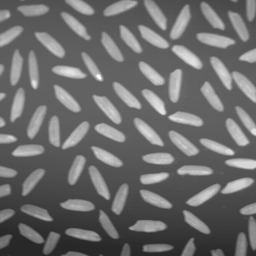
#> input picture TIM/TP/TP9/rice.tif, 256 x 256 px, found by its file name
$ jupyter execute TP9_correction.ipynb
#> lines starting #> are read from the running program, lines starting #| are printed output that depends on the picture; after the words box and inside, x2 and y2 are one past the last pixel; in counts of white or black regions, pixels touching at a corner belong together
# TIM - TP8 : Récapitulatif des séances pratiques + Examen Blanc

Aujourd'hui, la séance est 2 parties et est faite pour vous préparer à l'examen pratique en janvier. Ce TP n'est pas à rendre non plus : en 4A, vous êtes grands, donc je vous laisse décider pour vous.

Un dépôt sera disponible et vous pourrez déposer votre TP si vous voulez un retour perso sur le travail effectué (en fonction du temps que je pourrais y consacrer...).

C'est parti !

### Comptage de grains de riz (oui, on part sur une application très utile dans la vie...)

Eh oui, le but de cet exercice est de compter le nombre de grains de riz dans une image. Pour cela, l'exercice est décomposé en 3 parties :
- Le développement de l'algorithme de binarisation avec seuil automatique (Otsu)
- Le comptage de grains de riz et l'analyse du résultat obtenu
- Les propositions et implémentations de solutions pour améliorer le résultat précédemment obtenu.

### Partie 1 : Binarisation

Une fonction de binarisation vise à transformer une image en niveaux de gris en une image binaire. Dans la plupart des méthodes, les pixels dont les niveaux de gris sont inférieurs à une valeur seuil sont transformés en pixels noirs dans l'image résultat alors que les
autres sont transformés en pixels blancs. Mais comment choisir le meilleur seuil pour une
image donnée ?

Il existe plusieurs méthodes dans la littérature permettant de déterminer automatiquement le seuil de binarisation. Une des plus connues est la méthode d'Otsu proposée en 1979. Cette méthode a pour hypothèse que les pixels se répartisse en 2 classes (objet et fond), relativement bien distinctes dans l'histogramme.

#### a) Le principe de l'algorithme d'Otsu

On considère une image $I$ de taille $l \times h$ dont les niveaux de gris appartiennent à $[0,L]$. On appelle $h$ l'histogramme d'amplitude défini de telle sorte que $h(n)$ donne le nombre de pixels de $I$ dont le niveau de gris vaut $n$.

La probabilité $p(n)$ a priori d'un niveau de gris $n$ est alors définie par
\begin{equation*}
    p(n) = \frac{h(n)}{l.h}
\end{equation*}

La fonction $p(x)$ est alors une densité de probabilité. En effet, on peut alors vérifier que
\begin{equation*}
    \sum_{n=0}^{L} p(n) = 1
\end{equation*}

Il est alors possible de déterminer la moyenne et la variance des niveaux de gris.
\begin{equation*}
    \mu = \sum_{n=0}^{L}n.p(n)
\end{equation*}

\begin{equation*}
    \sigma^2 = \sum_{n=0}^{L}(n-\mu)^2 p(n)
\end{equation*}

La méthode d'Otsu repose sur l'hypothèse que les pixels de l'image appartiennent à deux classes $C_{1}$ et $C_{2}$. Si on décide que les pixels appartiennent à $C_{1}$ si leur niveau est inférieur ou égal à t et appartiennent à $C_{2}$ sinon, on peut calculer la probabilité a priori de $C_{1}$ et $C_{2}$.
\begin{equation*}
    P(C_{1}) = \sum_{n=0}^{t} p(n)
\end{equation*}
\begin{equation*}
    P(C_{2}) = \sum_{n=t+1}^{L} p(n)
\end{equation*}

Les moyennes et variances des niveaux de gris de $C_{1}$ et $C_{2}$ sont alors donnés par
\begin{equation*}
    \mu_{C_{1}} = \frac{\sum_{n=0}^{t} n.p(n)}{P(C_{1})}
\end{equation*}
\begin{equation*}
    \mu_{C_{2}} = \frac{\sum_{n=t+1}^{L} n.p(n)}{P(C_{2})}
\end{equation*}
\begin{equation*}
    \sigma^2_{C_{1}} = \frac{\sum_{n=0}^{t}(n-\mu_{C_{1}})^2 p(n)}{P(C_{1})}
\end{equation*}
\begin{equation*}
    \sigma^2_{C_{2}} = \frac{\sum_{n=t+1}^{L}(n-\mu_{C_{2}})^2 p(n)}{P(C_{2})}
\end{equation*}

On montre que
\begin{equation*}
    \mu = \mu_{C_{1}}.P(C_{1})+\mu_{C_{2}}.P(C_{2})
\end{equation*}

Par ailleurs, on appelle $\sigma^2_{intra}$ la variance intraclasse et $\sigma^2_{inter}$ la variance interclasse définies par
\begin{equation*}
    \sigma^2_{intra} = P(C_{1})\sigma^2_{C_{1}} + P(C_{2})\sigma^2_{C_{2}}
\end{equation*}

\begin{equation*}
    \sigma^2_{inter} = P(C_{1})(\mu_{C_{1}}-\mu)^2+P(C_{2})(\mu_{C_{2}}-\mu)^2
\end{equation*}

On montre que
\begin{equation*}
    \sigma^2 = \sigma^2_{intra} + \sigma^2_{inter}
\end{equation*}

$\sigma^2$, la variance des niveaux de gris de l'image, est indépendante du seuil de binarisation. En revanche, $\sigma^2_{intra}$ et $\sigma^2_{inter}$ dépendent de la séparation en classes. Selon Otsu, la séparation optimale est obtenue en minimisant la variance intraclasse et en maximisant la variance interclasse. Or la somme de ces deux variances est constante, de ce fait, maximiser la variance interclasse est équivalent à minimiser la variance intraclasse. Le seuil idéal est alors obtenu pour le maximum de $\sigma^2_{inter}$ ou pour le minimum de $\sigma^2_{intra}$.
Toutes les valeurs de seuil possibles sont parcourues, et à chaque valeur possible, on calcule la variance $\sigma^2_{intra}$ ou la variance $\sigma^2_{inter}$, au choix, et on choisit le seuil $t$ tel que ces variances sont max ou min :

\begin{equation*}
    t_{opt} = arg \min_{t \in [0,255]} \sigma^2_{intra}(t) = arg \max_{t \in [0,255]} \sigma^2_{inter}(t)
\end{equation*}

#### b) L'algorithme d'Otsu en détail

C'est bien beau tout ce discours sur ce qu'est l'algorithme d'Otsu, mais on l'implémente comment ?

Pour cela, on va tout simplement calculer la variance interclasse pour toutes les valeurs de seuils possibles (allant du niveau de gris **minimum** actuel de l'image au niveau de gris **maximum** actuel de l'image).

**1)** Commencez déjà par implémenter une fonction permettant d'obtenir l'histogramme des niveaux de gris d'une image. On considèrera que notre image est de type uint8.

[cell 1]
import numpy as np
from matplotlib import pyplot as plt
import cv2

[cell 2]
# A compléter
# Fonction d'histogramme des niveaux de gris d'une image
def histogram(image,L):
    hist = np.zeros((L),dtype=np.uint64)
    val_unique = np.unique(image)
    for i in val_unique:
        hist[i] = np.sum(image==i)
    return hist

**2)** Maintenant, créez une fonction calculant la probabilité qu'un pixel soit de valeur n dans notre image.

[cell 3]
# A compléter
# Fonction de calcul de la probabilité
def proba(histogramme,n):
    return histogramme[n]/np.sum(histogramme)

**3)** On continue avec des fonctions assez simples. Tout de suite : l'implémentation du calcul de $\mu$ à partir de l'histogramme.

[cell 4]
# Calcul de mu
def mu(histogramme):
    return np.sum([i*proba(histogramme,i) for i in range(0,histogramme.size)])

**4)** Implémentez ensuite une fonction de calcul de la variance interclasse d'une image à un seuil t donné.

[cell 5]
# A compléter
# Fonction de calcul de la variance interclasse
def var_interclasse(histogramme,t,L,img_mu):
    # Calcul de P(C1) et P(C2)
    P_C1 = np.sum([proba(histogramme,i) for i in range(0,t+1)])
    P_C2 = np.sum([proba(histogramme,i) for i in range(t+1,L)])

    # Calcul de mu_C1 et mu_C2
    mu_C1 = np.sum([i*proba(histogramme,i) for i in range(0,t+1)])/P_C1
    mu_C2 = np.sum([i*proba(histogramme,i) for i in range(t+1,L)])/P_C2

    # Calcul de la variance interclasse
    return P_C1*np.power(mu_C1-img_mu,2)+P_C2*np.power(mu_C2-img_mu,2)

**5)** Maintenant, implémentez tout simplement la fonction de détermination du seuil automatique.

[cell 6]
# A compléter
# Fonction de détermination du seuil
def find_seuil(image):
    # Calcul de l'histogramme
    histogramme = histogram(image,256)

    # Calcul de la moyenne mu
    image_mu = mu(histogramme)

    # Calcul de la variance interclasse pour chaque seuil possible
    var_inter = np.zeros(256,dtype=np.float64)
    for i in range(image.min(),image.max()):
        var_inter[i] = var_interclasse(histogramme,i,256,image_mu)

    # Calcul du seuil maximisant la variance interclasse
    return np.argmax(var_inter)

**6)** On finit par implémenter la fonction de binarisation Otsu

[cell 7]
# A compléter
# Fonction de binarisation Otsu
def bin_otsu(image):
    seuil = find_seuil(image)
    return 255*(image>=seuil).astype(np.uint8),seuil

**7)** Importez l'image rice.tif et affichez la

[cell 8]
# A compléter
# Import et affichage de l'image rice.tif

import numpy as np
import cv2
import matplotlib.pyplot as plt

rice = cv2.imread('../Base_images/rice.tif',0)
#> rice is the input picture: shape (256, 256); min 40, max 255, mean 108.7
plt.subplots(1,1,figsize=(10,10))
plt.imshow(rice,'gray',vmin=0,vmax=255)
plt.show()

**8)** Appliquez la binarisation Otsu sur cette image et affichez le résultat

[cell 9]
# A compléter
# Binarisation Otsu et affichage du résultat
rice_bin, seuil_bin = bin_otsu(rice)
#> in histogram, `val_unique = np.unique(image)`: val_unique = 189 values from 40 to 255
#> after the loop in histogram, `for i in val_unique:`: hist = 256 values, max 3976 at index 96, min 0 at index 0, mean 256
#> in find_seuil, `histogramme = histogram(image,256)`: histogramme has the same summary as hist in histogram
#> in find_seuil, `image_mu = mu(histogramme)`: image_mu = 108.7
#> the loop in find_seuil, `for i in range(image.min(),image.max()):` made 215 passes
#> (P_C1 in var_interclasse, P_C2 in var_interclasse, mu_C1 in var_interclasse, mu_C2 in var_interclasse) on passes 1 to 3: (0.0191, 0.981, 40, 110), (0.0221, 0.978, 40.14, 110.2), (0.027, 0.973, 40.47, 110.6)
#> after the loop in find_seuil, `for i in range(image.min(),image.max()):`: var_inter = 256 values, max 1349.9 at index 125, min 0 at index 0, mean 532.4
#> in bin_otsu, `seuil = find_seuil(image)`: seuil = 125
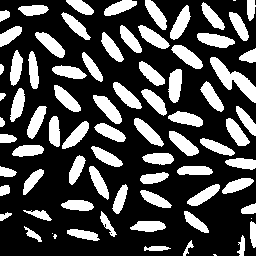
#> rice_bin: shape (256, 256); 29.4% white; 78 white regions (5 under 20 px), largest, box (x1, y1, x2, y2) and area: (210, 57, 256, 103) 743, (93, 95, 122, 124) 397, (197, 33, 235, 48) 378
#> seuil_bin = 125
plt.subplots(1,1,figsize=(10,10))
plt.imshow(rice_bin,'gray')

**9)** Comparez votre résultat avec la fonction proposée par OpenCV (cv2.threshold)

[cell 10]
# A compléter
# Comparaison du résultat de votre implémentation avec celui d'OpenCV

opencv_seuil_bin,opencv_rice_bin = cv2.threshold(rice,0,255,cv2.THRESH_OTSU)
#> opencv_rice_bin: shape (256, 256); 29.3% white; 79 white regions (6 under 20 px)
#> opencv_seuil_bin = 125
print("Seuil trouvé par Otsu via votre implémentation : {}".format(seuil_bin))
#| Seuil trouvé par Otsu via votre implémentation : 125
print("Seuil trouvé par Otsu via OpenCV : {}".format(opencv_seuil_bin))
#| Seuil trouvé par Otsu via OpenCV : 125.0

**_POUR LA SUITE DE L'EXERCICE :_** Si votre algorithme n'obtient pas le même résultat que celui proposé par OpenCV, **vous utiliserez la fonction d'OpenCV pour la suite**. Si vous avez bien implémenté l'algorithme, la binarisation Otsu devrait vous donner le résultat suivant :

Dans le cas ultime où ni votre implémentation, ni l'utilisation de la fonction Otsu d'OpenCV ne vous donne ce résultat, **vous avez l'image résultat dans votre base d'image** (rice_bin.png). Il vous suffit donc de l'importer pour continuer le TP en toute tranquilité.

### Partie 2 : Le comptage de grains de riz

**10)** Maintenant, passons au moment le plus fun : le comptage des grains de riz ! On va le faire automatiquement évidemment. Pour cela, utilisez les fonctions regionsprops et label de skimage.measure, couplés avec label2rgb de skimage.color.

[cell 11]
from skimage.measure import regionprops,label
from skimage.color import label2rgb

# On labelise les régions de l'image binarisée (en gros les grains de riz quoi...)
labels = label(rice_bin)
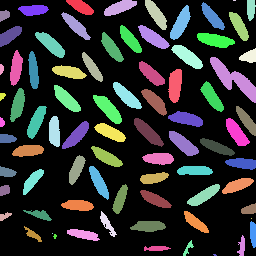
#> labels: shape (256, 256) int64; 79 distinct labels, from 0 to 78; one colour per label, 0 black

# On récupère ensuite les données des régions labelisées
regions = regionprops(labels)
#> regions = 78 regions; largest, box (x1, y1, x2, y2) and area: (210, 57, 256, 103) 743, (93, 95, 122, 124) 397, (197, 33, 235, 48) 378, (171, 45, 203, 69) 376, (169, 131, 199, 156) 375

# Et là, on va créer une image bien sympathique
output = label2rgb(labels,bg_label=0)
output[rice_bin==0]=0

plt.subplots(1,1,figsize=(10,10))
plt.imshow(output)
plt.title("Nombre de grains de riz comptés : {}".format(len(regions)))
plt.show()

**11)** Histoire d'aller plus loin, on a ici quelques soucis dans notre binarisation avec seuillage automatique. En effet, certains grains de riz ne sont pas détectés, et nous avons des régions mal labelisées, comme celles ci-dessous :

De plus, lors de la binarisation, nous avons perdu quelques grains de riz en bas de l'image. Il va donc falloir proposer des améliorations à notre algorithme de comptage.

### Partie 3 : Propositions et implémentations de solutions pour améliorer le résultat.

**12)** A partir des résultats obtenus avec la segmentation Otsu et le code de comptage qui vous est fourni, proposez une ou plusieurs solutions en pré-traitement, traitement ou post-traitement pour améliorer l'algorithme existant. En plus du code demandé, nous vous demandons une analyse avec explication des choix d'algorithmes et de paramètres.

Cherchez déjà à comprendre le problème principal sur votre image qui fait que la segmentation Otsu ne fonctionne pas parfaitement. Pour cela, vous pouvez essayer temporairement plusieurs binarisations à différents seuils, et analyser le résultat.

*_Indice plus ou moins subtil :_* Faites abstraction des grains de riz...

**_Analyse des résultats et description du problème principal :_** Le problème principal ici est l'arrière-plan (background pour ceux qui ont validé le TOIEC ;) ). En effet, il est loin d'être uniforme, et il faut pour cela l'uniformiser en le mettant tout en noir, tout en affectant le moins possible les grains de riz.

**_Solution(s) proposée(s) :_** Ici, j'utilise la morphologie mathématique en pré-traitement afin d'éliminer les grains de riz, dans l'objectif d'avoir uniquement l'arrière-plan d'image. Je soustrais ensuite l'arrière-plan obtenu à notre image originale, pour avoir un arrière-plan plus sombre, tout en gardant le mieux possible les grains de riz.

J'ai choisi ici un kernel elliptique de taille 21X21 pour pouvoir englober les grains de riz.

[cell 12]
# Création du kernel pour la morphologie mathématique
kernel = cv2.getStructuringElement(cv2.MORPH_ELLIPSE,(21,21))
kernel.shape

Je réalise ensuite une ouverture sur mon image via ce kernel.

[cell 13]
# Ouverture de notre image avec notre kernel construit
background = cv2.morphologyEx(rice,cv2.MORPH_OPEN,kernel)

Grâce à cette ouverture, je n'ai plus de grains de riz, mais uniquement l'arrière-plan.

[cell 14]
# Affichage du résultat de notre ouverture : le fond de notre image
plt.imshow(background,'gray',vmin=0,vmax=255)

Je peux ensuite soustraire l'arrière-plan non uniforme de mon image à mon image originale. Je fais attention à ne pas avoir de valeur négative dans mon résultat (gestion des types de données Numpy).

[cell 15]
# Calcul de notre nouvelle image (avec gestion des types)
new_rice = np.maximum(rice.astype(np.int16)-background.astype(np.int16),0).astype(np.uint8)
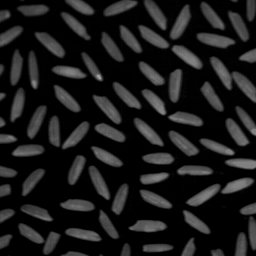
#> new_rice: shape (256, 256); min 0, max 157, mean 26.6

# Affichage de notre nouvelle image à traiter
plt.imshow(new_rice,'gray',vmin=0,vmax=255)

L'arrière-plan ici est très foncé et les grains de riz sont bien visibles. On peut déjà appliquer la segmentation Otsu.

[cell 16]
# Segmentation Otsu de notre nouvelle image
new_rice_bin,seuil_new_rice_bin = bin_otsu(new_rice)
#> the loop in histogram (call 2), `for i in val_unique:` made 132 passes
#> the loop in find_seuil (call 2), `for i in range(image.min(),image.max()):` made 157 passes
#> (P_C1 in var_interclasse, P_C2 in var_interclasse, mu_C1 in var_interclasse, mu_C2 in var_interclasse) on passes 1 to 3: (0.445, 0.555, 0, 47.88), (0.523, 0.477, 0.149, 55.54), (0.555, 0.445, 0.256, 59.42)
#> new_rice_bin: shape (256, 256); 30.6% white; 80 white regions (2 under 20 px)
#> seuil_new_rice_bin = 41

# Affichage du résultat de segmentation
plt.subplots(1,1,figsize=(10,10))
plt.imshow(new_rice_bin,'gray')

Le résultat est plutôt propre : on n'a pas de bruit comme précédemment, et tous nos grains de riz sont bien segmentés. On a juste deux grains de riz collés, comme précédemment. On peut tenter une érosion en post-traitement, mais on risque d'impacter les régions plus petites (grains de riz coupés sur le bord de l'image).

[cell 17]
# On labelise les régions de l'image binarisée (en gros les grains de riz quoi...)
labels = label(new_rice_bin)
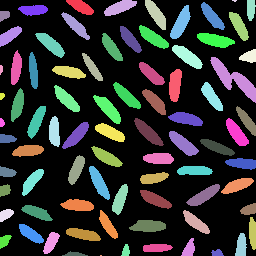
#> labels: shape (256, 256) int64; 81 distinct labels, from 0 to 80; one colour per label, 0 black

# On récupère ensuite les données des régions labelisées
regions = regionprops(labels)
#> regions = 80 regions; largest, box (x1, y1, x2, y2) and area: (210, 57, 256, 103) 694, (197, 33, 235, 48) 365, (170, 5, 191, 39) 360, (172, 45, 203, 69) 358, (93, 95, 121, 124) 357

# Et là, on va créer une image bien sympathique
output = label2rgb(labels)
output[new_rice_bin==0]=0

plt.subplots(1,1,figsize=(10,10))
plt.imshow(output)
plt.title("Nombre de grains de riz comptés : {}".format(len(regions)))
plt.show()

On va pouvoir maintenant vérifier que les contours de chaque grain de riz correspondent à l'image originale.

[cell 18]
contours,__ = cv2.findContours(new_rice_bin,cv2.RETR_TREE,cv2.CHAIN_APPROX_SIMPLE)
#> contours = 80 contours, 4 with area under 20; largest, box (x1, y1, x2, y2) and area: (210, 57, 256, 103) 626, (197, 33, 235, 48) 324, (169, 131, 199, 156) 324, (172, 45, 203, 69) 324, (170, 5, 191, 39) 322
new_output = cv2.cvtColor(rice,cv2.COLOR_GRAY2RGB)
for cnt in contours:
    cv2.polylines(new_output,[cnt],1,(0,255,0))
#> this loop made 80 passes
#> cnt on pass 1: [[100, 255], [101, 255]]
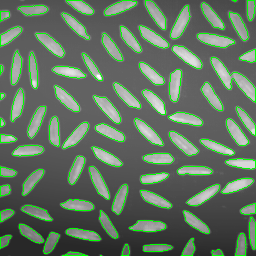
#> new_output: shape (256, 256, 3); 7.23% of pixels changed, all inside (x1, y1, x2, y2) = (0, 0, 256, 256)
plt.subplots(1,1,figsize=(12,12))
plt.imshow(new_output)
plt.title("Image originale avec les contours détectés")
plt.show()

**_Analyse de la ou les solution(s) proposée(s) :_** Ici, on a réglé le problème principal, à savoir la non détection des grains de riz de la partie basse de l'image. Le résultat est plutôt satisfaisant, car tous les grains de riz sont bien détectés, et les contours correspondent plutôt bien, même s'ils sont plus réduits que ceux que l'on pourrait déduire depuis l'image originale. Il reste toujours le problème des 2 grains de riz collés.

**_Pour aller plus loin :_** Comment décoller les 2 grains de riz ?

Ici, je vous présente une méthode dans le cas où vous avez des grains de riz collés. Ce sont ici des algorithmes que nous n'avons pas vu en cours/TP, donc bien évidemment, je ne vous noterai pas sur cette partie-là : c'est juste pour votre curiosité ;)

On commence déjà par définir notre image en 3 classes : 1 classe pour les pixels où on est sûr que ce sont des grains de riz, 1 classe pour les pixels où on est sûr que c'est l'arrière-plan, et une dernière classe où on ne sait pas vraiment...

[cell 19]
# On agrandit l'image, histoire de pouvoir bien analyser les petits grains de riz
#new_rice_bin = cv2.resize(new_rice_bin,(1024,1024))

# On détermine les zones où on est sûr que c'est l'arrière-plan
kernel = cv2.getStructuringElement(cv2.MORPH_RECT,(3,3))
#> kernel = [[1, 1, 1], [1, 1, 1], [1, 1, 1]]
sure_bg = cv2.dilate(new_rice_bin,kernel,iterations=3)
#> sure_bg: shape (256, 256); 63.5% white; 11 black regions (5 under 20 px), largest, box (x1, y1, x2, y2) and area: (0, 0, 256, 256) 23363, (209, 0, 244, 19) 281, (238, 139, 256, 156) 163, (155, 88, 167, 99) 59, (227, 25, 234, 36) 32, (249, 252, 256, 256) 22

# On détermine les zones où on est sûr que c'est du grain de riz
dist_transform = cv2.distanceTransform(new_rice_bin,cv2.DIST_L2,5)
ret, sure_fg = cv2.threshold(dist_transform,0.4*dist_transform.max(),255,0)
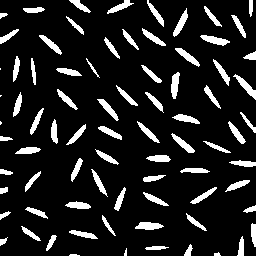
#> sure_fg: shape (256, 256) float32; 12.3% white; 79 white regions (5 under 20 px), largest, box (x1, y1, x2, y2) and area: (233, 74, 256, 100) 173, (200, 35, 230, 46) 170, (135, 222, 164, 230) 166
#> ret = 2.8

# On détermine ensuite les zones inconnues en fonction des 2 autres représentations
sure_fg = np.uint8(sure_fg)
unknown = cv2.subtract(sure_bg,sure_fg)
#> unknown: shape (256, 256); 51.2% white; 90 black regions (10 under 20 px)

plt.subplots(1,3,figsize=(10,10))
plt.subplot(131)
plt.imshow(sure_bg,'gray')
plt.title("Arrière-plan sûr en noir")
plt.subplot(132)
plt.imshow(sure_fg,'gray')
plt.title("Grain de riz sûr en blanc")
plt.subplot(133)
plt.imshow(unknown,'gray')
plt.title("Zones non déterminées en blanc")
plt.show()

De la même manière que précédemment, on va labelliser nos zones sûres (grain de riz ou arrière-plan) en leur attribuant une valeur supérieure à 1 pour les grains de riz (zone colorées) ou 1 pour l'arrière-plan (noir). Les zones indécises seront initialisées à 0 (zones grises).

[cell 20]
# Labellisation des zones grain de riz sûres
ret, markers = cv2.connectedComponents(sure_fg)
#> markers: shape (256, 256) int32; 80 distinct labels, from 0 to 79
#> ret = 80

# On ajoute 1 à tous les labels, pour laisser la zone unknown ensuite à 0
markers = markers+1
#> markers: shape (256, 256) int32; 80 distinct labels, from 1 to 80
markers[unknown==255] = 0
#> markers: shape (256, 256) int32; 81 distinct labels, from 0 to 80

# Affichage de notre image labelisée
markers_output = label2rgb(markers)
markers_output[markers==1]=[0,0,0]
markers_output[markers==0]=[0.5,0.5,0.5]
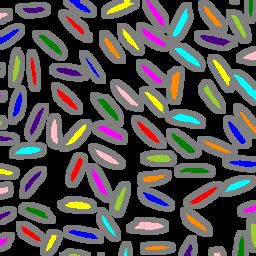
#> markers_output: shape (256, 256, 3) float64; mean R, G, B 0.325, 0.314, 0.312

plt.subplots(1,1,figsize=(10,10))
plt.imshow(markers_output,cmap='jet')
plt.show()

On va ensuite utiliser un algorithme super cool appelé Watershed. Son objectif ici est d'attribuer une classe définie (valeur>0) aux pixels non définis (valeur=0, pixels gris) en fonction de l'entourage, grâce à ce qu'on appelle des markers, à savoir des zones où l'on est sûr qu'elles appartiennent à une classe définie (ici, tous les pixels avec une valeur > 0).

Pour plus de détails sur cet algorithme qui gère la fougère (oui, pas terrible comme expression...) :
https://fr.wikipedia.org/wiki/Ligne_de_partage_des_eaux_(segmentation)

[cell 21]
# Application du Watershed pour redélimiter les contours des grains de riz
output = cv2.cvtColor(rice,cv2.COLOR_GRAY2RGB)
markers = cv2.watershed(output,markers)
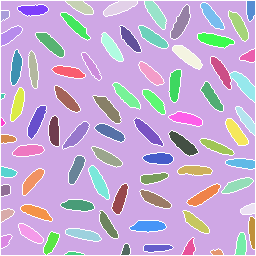
#> markers: shape (256, 256) int32; 80 distinct labels, from -1 to 80; one colour per label, 0 black, -1 white

# Visualisation des zones labelisées avec Watershed
plt.subplots(1,1,figsize=(10,10))
plt.imshow(markers)
plt.show()

# Extraction des contours de nos zones
output[markers == -1] = [255,0,0]
plt.subplots(1,1,figsize=(10,10))
plt.imshow(output)
plt.show()

[cell 22]
# Et on finit par le comptage des grains de riz
markers[markers==-1]=1
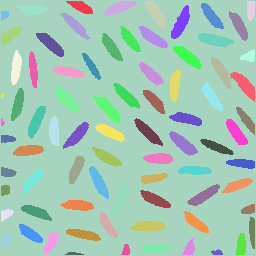
#> markers: shape (256, 256) int32; 79 distinct labels, from 1 to 80; one colour per label, 0 black
regions = regionprops(markers)
#> regions = 79 regions; largest, box (x1, y1, x2, y2) and area: (0, 0, 256, 256) 47877, (171, 5, 190, 39) 323, (93, 96, 121, 123) 322, (169, 131, 198, 156) 322, (198, 33, 234, 48) 321
output = label2rgb(markers)
output[markers==1]=0
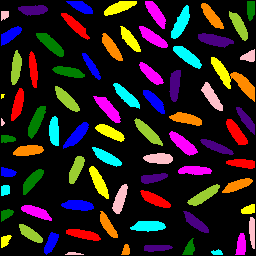
#> output: shape (256, 256, 3) float64; mean R, G, B 0.159, 0.118, 0.123

plt.subplots(1,1,figsize=(10,10))
plt.imshow(output)
plt.title("Nombre de grains de riz comptés : {}".format(len(regions)))
plt.show()
